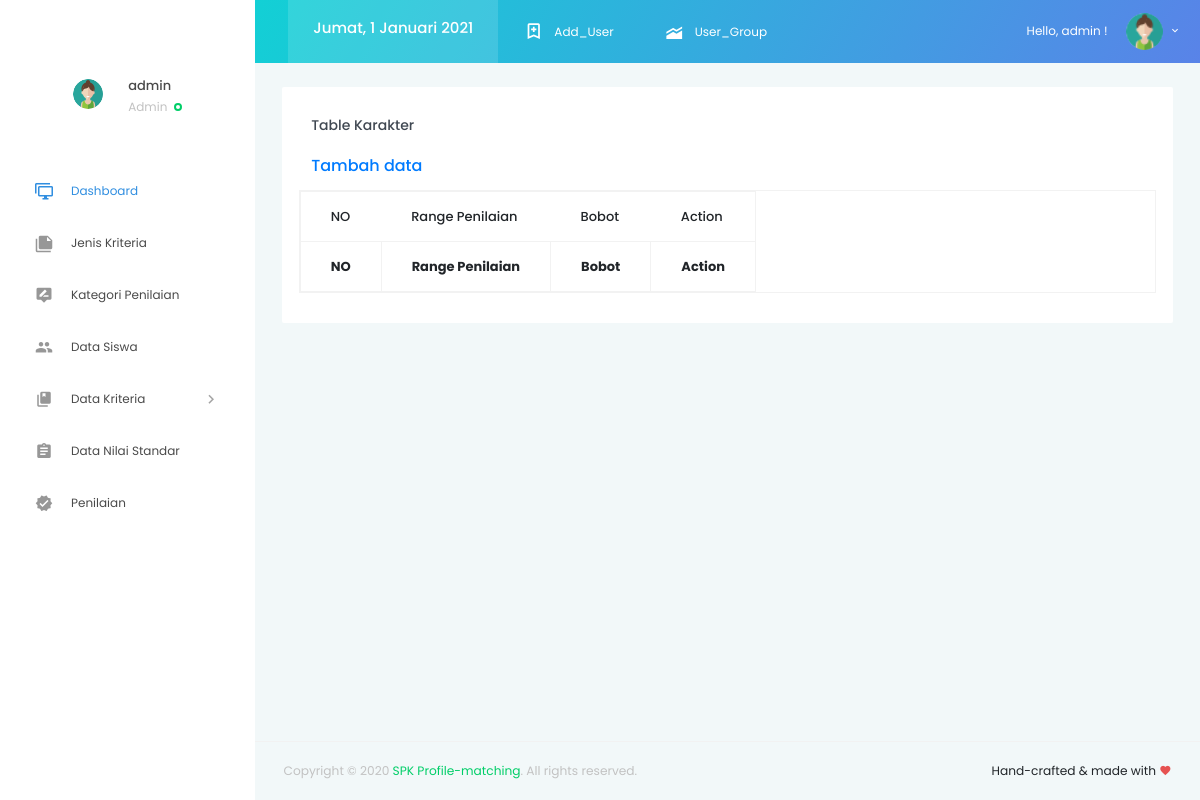
The page /karakter/index.php (signed in) on the database as committed earlier.
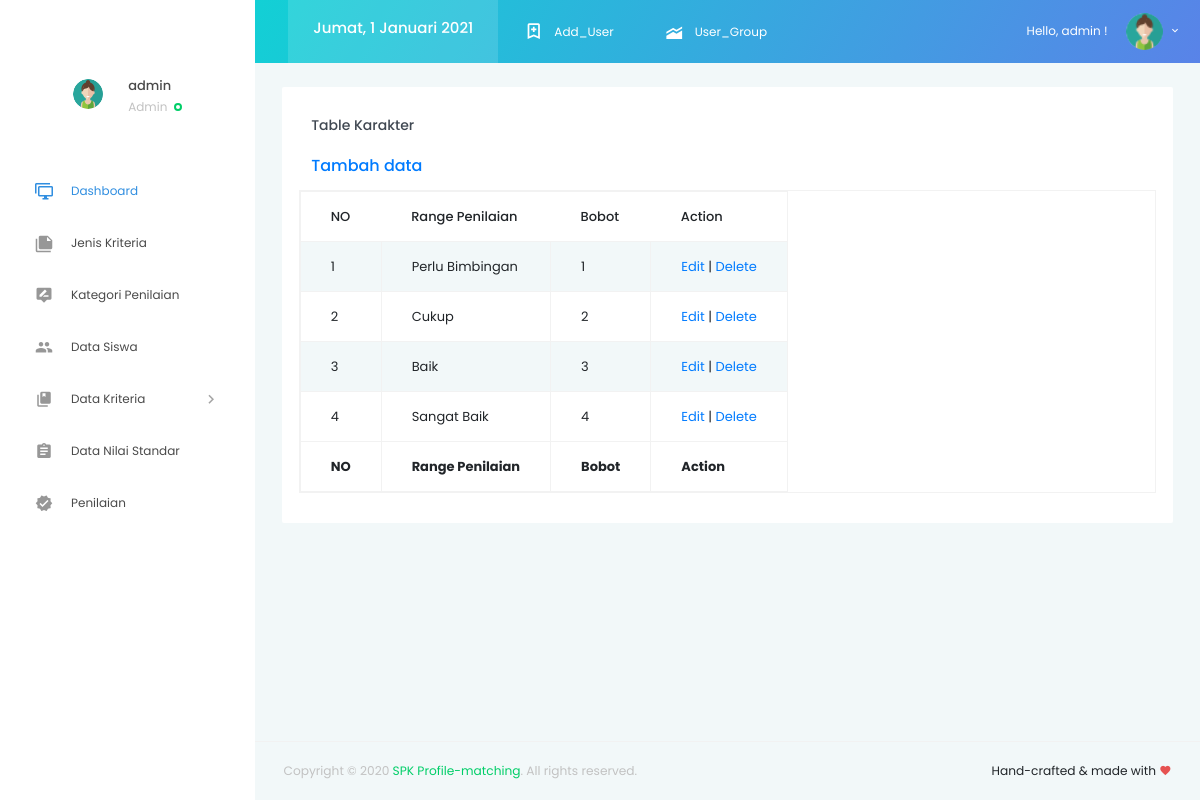
The same page on the database as committed later.
### tables this page shows
CREATE TABLE `karakter` (
  `bobot_karakter` int(12) NOT NULL,
  `range_penilaian_karakter` varchar(50) NOT NULL
);

### karakter/index.php (the view, shortened to what this page needs)
<?php
	if($_SESSION['level'] == ""){
		header("location:../index.php?pesan=belum_login");
	}
	else if($_SESSION['level'] == "1"){
?>
<!DOCTYPE html>
<html lang="en">
<head>
  <link rel="stylesheet" href="../vendors/iconfonts/mdi/css/materialdesignicons.min.css">
  <link rel="stylesheet" href="../vendors/css/vendor.bundle.base.css">
  <link rel="stylesheet" href="../vendors/css/vendor.bundle.addons.css">
  <link rel="stylesheet" href="../public/css/style.css">
</head>
<body>
  <div class="container-scroller">
      <?php require "../partials/_navbar.php"; ?>
    <div class="container-fluid page-body-wrapper">
      <?php require "../partials/_sidebar.php"; ?>
      <div class="main-panel">
        <div class="content-wrapper">
        <div class="row">
        <div class="col-lg-12 grid-margin stretch-card">
          <div class="card">
            <div class="card-body">
              <h4 class="card-title">Table Karakter</h4>
              <h5 class="card-description">
                <a href="input.php">Tambah data</a>
              </h5>
				  <div class="m-form m-form--label-align-right m--margin-top-20 m--margin-bottom-30">
          <div class="row">
          <?php
					if($_SESSION['level'] == "1"){
          $sql = 'SELECT * FROM karakter';
					}
					else{
						header('location:../error-404.php');
					}
				  $query = mysqli_query($conn, $sql);
          echo '<table id="example" class="table table-striped table-bordered table-responsive" style="width:100%">
            <thead>
			      <tr>
                <th>NO</th>
                <th>Range Penilaian</th>
                <th>Bobot</th>
                <th>Action</th>
            </tr>
            </thead>
                <tbody>';
                $no=1;
                      while ($row = mysqli_fetch_array($query)) {
                        echo "<tr>";
                        echo "<td>".$no."</td>";
                        echo "<td>".$row['range_penilaian_karakter']."</td>";
                        echo "<td>".$row['bobot_karakter']."</td>";
                        echo "<td align='center'><a href='form-edit.php?bobot_karakter=$row[bobot_karakter]'>Edit</a> | <a href='delete.php?bobot_karakter=$row[bobot_karakter]'>Delete</a></td></tr>";
                      $no++;
                      }
                      echo '
              </tbody>
              <tfoot>
                <tr>
                    <th>NO</th>
                    <th>Range Penilaian</th>
                    <th>Bobot</th>
                    <th>Action</th>
                </tr>
            </tfoot>
            </table>';
                      ?>
                  </div>
                  </div>
                </div>
              </div>
            </div>
        </div>
        </div>
        <?php require "../partials/_fotter.php"; ?>
      </div>
    </div>
  </div>
</body>
<?php
}
	else{
		header("location:../error-404.php");
	}
?>
</html>

Rows that differ between the two databases and show on the page:
added karakter: range_penilaian_karakter "Perlu Bimbingan", bobot_karakter "1"
added karakter: range_penilaian_karakter "Cukup", bobot_karakter "2"
added karakter: range_penilaian_karakter "Baik", bobot_karakter "3"
added karakter: range_penilaian_karakter "Sangat Baik", bobot_karakter "4"
